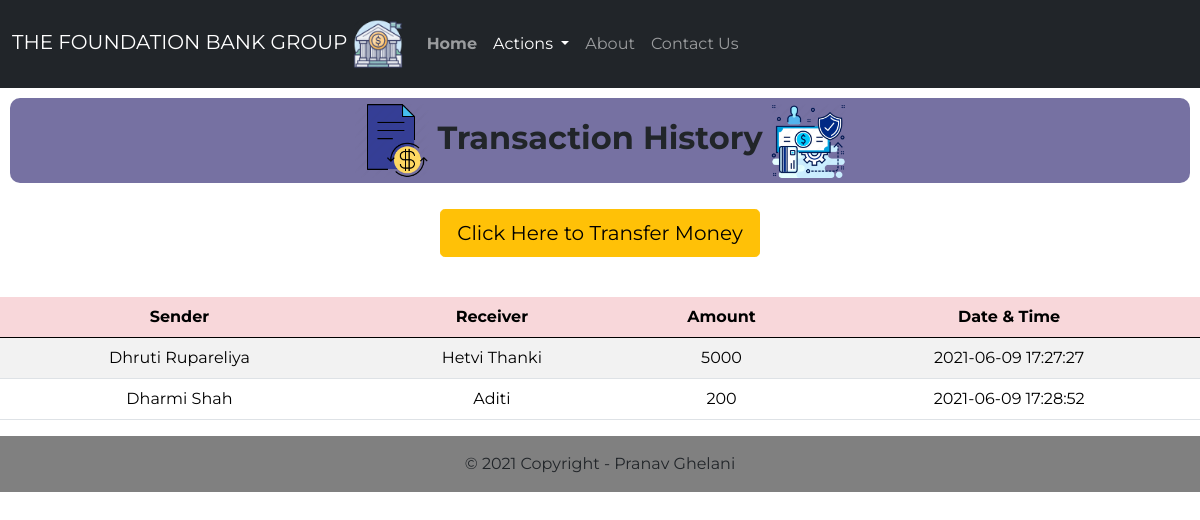
The page /history.php on the database its author committed.
### tables this page shows
CREATE TABLE `transaction` (
  `sno` int(3) NOT NULL,
  `sender` text NOT NULL,
  `receiver` text NOT NULL,
  `balance` int(8) NOT NULL,
  `datetime` datetime NOT NULL DEFAULT current_timestamp()
);

### history.php (the view, shortened to what this page needs)
<!doctype html>
<html lang="en">
<head>
    <link href="https://cdn.jsdelivr.net/npm/bootstrap@5.0.0-beta1/dist/css/bootstrap.min.css" rel="stylesheet"
>
    <link rel="stylesheet" href="css/style33.css">
</head>
<body>
    <nav class="navbar py-2 navbar-expand-lg navbar-dark bg-dark">
        <div class="container-fluid">
        <a class="navbar-brand" href="#">THE FOUNDATION BANK GROUP <img src="logos/logo.webp" alt="Bank" width="50" height="50"></a>
            <div class="collapse navbar-collapse" id="navbarSupportedContent">
                <ul class="navbar-nav me-auto mb-8 mb-lg-0">
                    <li class="nav-item py-3">
                        <a class="nav-link" aria-current="page" href="index.php"><strong>Home</strong></a>
                    </li>
                    <li class="nav-item dropdown py-3">
                        <a class="nav-link dropdown-toggle active" href="#" id="navbarDropdown" role="button"
                            data-bs-toggle="dropdown" aria-expanded="false">
                            Actions
                        </a>
                    </li>
                    <li class="nav-item py-3">
                        <a class="nav-link" href="https://www.thesparksfoundationsingapore.org/ "target="_blank">About</a>
                    </li>
                    <li class="nav-item py-3">
                        <a class="nav-link" href="contact.php">Contact Us</a>
                    </li>
                </ul>
            </div>
        </div>
    </nav>
<class class="welcome">
        <h2>
            <img src="logos/t1.png" alt="Bank" width="75" height="75" style="font-weight: bold;"> <strong>Transaction History</strong> <img
                src="logos/t2.webp" alt="Bank" width="75" height="75">
        </h2>
    </class>
<div class="d-grip gap-2 col-6 mx-auto text-center p-3 mb-2">
    <a href="money.php"><button type="button" class="btn btn-warning btn-lg mb-3">Click Here to Transfer Money</button></a>
</div>
       <div class="table-responsive-sm">
    <table class="table table-hover table-striped">
        <thead style="color : black;" class="table-danger">
            <tr>
                <th class="text-center">Sender</th>
                <th class="text-center">Receiver</th>
                <th class="text-center">Amount</th>
                <th class="text-center">Date & Time</th>
            </tr>
        </thead>
        <tbody>
        <?php
include 'connect.php';
$sql ="SELECT * FROM transaction";
$query =mysqli_query($conn, $sql);
while($rows = mysqli_fetch_assoc($query))
{
?>
<tr style="color : black;">
            <td class="text-center py-2"><?php echo $rows['sender']; ?></td>
            <td class="text-center py-2"><?php echo $rows['receiver']; ?></td>
            <td class="text-center py-2"><?php echo $rows['balance']; ?> </td>
            <td class="text-center py-2"><?php echo $rows['datetime']; ?> </td>
        <?php
}
        ?>
        </tbody>
    </table>
    </div>
    <div class="foot">
        <footer class="bg-light text-center text-lg-start">
            <div class="text-center p-3" style="background-color:  grey";>
                © 2021 Copyright - Pranav Ghelani
            </div>
        </footer>
    </div>
</body>
</html>

### css/style33.css (style rules this page uses)
* { font-family: 'Montserrat', sans-serif; }
.welcome h2 { margin: 10px; padding: 5px; text-align: center; background-color:rgba(62, 55, 124, 0.705) ; border-radius: 10px; }

### rows shown on the page
transaction: sender "Dhruti Rupareliya", receiver "Hetvi Thanki", balance "5000", datetime "2021-06-09 17:27:27"
transaction: sender "Dharmi Shah", receiver "Aditi", balance "200", datetime "2021-06-09 17:28:52"
